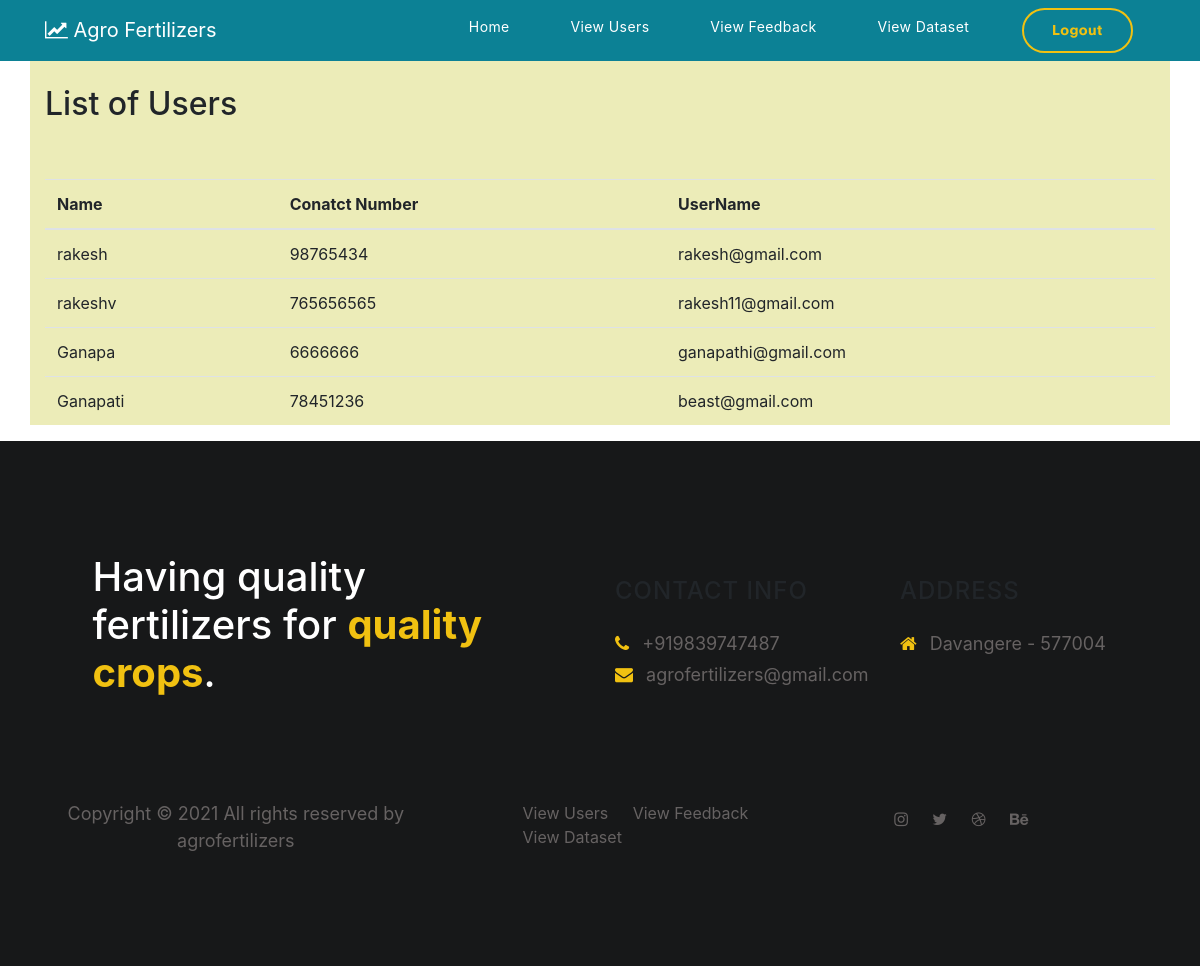
Page /viewusers on the committed database.
### tables this page shows
CREATE TABLE signup (uname varchar,uphone varchar,username varchar,upassword varchar);

### app.py (the view)
@app.route('/viewusers')
def viewusers():
    con=sql.connect("leaf.db")
    con.row_factory = sql.Row
    cur = con.cursor()
    cur.execute("select uname,uphone,username from signup")
    rows=cur.fetchall()
    print(rows)
    return render_template("adminviewusers.html",rows=rows)

### templates/adminviewusers.html
{% extends 'adminbase.html' %}
{% block content %}
<div class="container" style="background-color: rgb(236, 236, 184);">
  <br>
    <h2>List of Users</h2>
   <br>
   <br>
    <table class="table">
      <thead>
        <tr>
          <th> Name</th>
          <th>Conatct Number</th>
          <th>UserName</th>
        </tr>
      </thead>
      <tbody>
        {% for row in rows %}
        <tr>
          <td>{{row['uname']}}</td>
          <td>{{row['uphone']}}</td>
          <td>{{row['username']}}</td>
        </tr>
        {% endfor %}
      </tbody>
    </table>
  </div>
  {% endblock %}

### templates/adminbase.html (shortened to what this page needs)
<!DOCTYPE html>
<html lang="en">
<head>
     <link href="{{ url_for('static', filename='css/templatemo-digital-trend.css') }}" rel="stylesheet">
     <link href="{{ url_for('static', filename='css/bootstrap.min.css') }}" rel="stylesheet">
     <link href="{{ url_for('static', filename='css/font-awesome.min.css') }}" rel="stylesheet">
     <link href="{{ url_for('static', filename='css/aos.css') }}" rel="stylesheet">
     <link href="{{ url_for('static', filename='css/owl.carousel.min.css') }}" rel="stylesheet">
     <link href="{{ url_for('static', filename='css/owl.theme.default.min.css') }}" rel="stylesheet">
     <link href="{{ url_for('static', filename='css/main.css') }}" rel="stylesheet">
</head>
<body>
    <nav class="navbar navbar-expand-lg">
        <div class="container">
            <a class="navbar-brand" href="">
              <i class="fa fa-line-chart"></i>
          Agro Fertilizers
            </a>
            <div class="collapse navbar-collapse" id="navbarNav">
                <ul class="navbar-nav ml-auto">
                    <li class="nav-item">
                        <a href="{{ url_for('adminhome')}}" class="nav-link smoothScroll">Home</a>
                    </li>
                    <li class="nav-item">
                        <a href="{{ url_for('viewusers')}}" class="nav-link smoothScroll">View Users</a>
                    </li>
                    <li class="nav-item">
                      <a href="{{ url_for('adminviewfeedback')}}" class="nav-link">View Feedback</a>
                  </li>
                  <li class="nav-item">
                    <a href="{{ url_for('viewdataset')}}" class="nav-link">View Dataset</a>
                </li>
                    <li class="nav-item">
                      <a href="{{ url_for('adminlogout')}}" class="nav-link contact">Logout</a>
                  </li>
                </ul>
            </div>
        </div>
    </nav>
    <div>
        {% block content%}  {% endblock %}
    </div>
    <footer class="site-footer">
        <div class="container">
          <div class="row">
            <div class="col-lg-5 mx-lg-auto col-md-8 col-10">
              <h1 class="text-white" data-aos="fade-up" data-aos-delay="100">Having quality fertilizers for <strong>quality crops</strong>.</h1>
            </div>
            <div class="col-lg-3 col-md-6 col-12" data-aos="fade-up" data-aos-delay="200">
              <h4 class="my-4">Contact Info</h4>
              <p class="mb-1">
                <i class="fa fa-phone mr-2 footer-icon"></i>
                +919839747487
              </p>
              <p>
                <a href="#">
                  <i class="fa fa-envelope mr-2 footer-icon"></i>
                  agrofertilizers@gmail.com
                </a>
              </p>
            </div>
            <div class="col-lg-3 col-md-6 col-12" data-aos="fade-up" data-aos-delay="300">
              <h4 class="my-4">Address</h4>
              <p class="mb-1">
                <i class="fa fa-home mr-2 footer-icon"></i>
                Davangere - 577004
              </p>
            </div>
            <div class="col-lg-4 mx-lg-auto text-center col-md-8 col-12" data-aos="fade-up" data-aos-delay="400">
              <p class="copyright-text">Copyright &copy; 2021 All rights reserved by
              <br>
              <a rel="nofollow noopener" href="#">agrofertilizers</a></p>
            </div>
            <div class="col-lg-4 mx-lg-auto col-md-6 col-12" data-aos="fade-up" data-aos-delay="500">
              <ul class="footer-link">
                <li><a href="#">View Users</a></li>
                <li><a href="#">View Feedback</a></li>
                <li><a href="#">View Dataset</a></li>
              </ul>
            </div>
            <div class="col-lg-3 mx-lg-auto col-md-6 col-12" data-aos="fade-up" data-aos-delay="600">
              <ul class="social-icon">
                <li><a href="#" class="fa fa-instagram"></a></li>
                <li><a href="#" class="fa fa-twitter"></a></li>
                <li><a href="#" class="fa fa-dribbble"></a></li>
                <li><a href="#" class="fa fa-behance"></a></li>
              </ul>
            </div>
          </div>
        </div>
      </footer>
  </body>
  </html>

### static/css/templatemo-digital-trend.css (style rules this page uses)
:root { --primary-color: #057a8d; --secondary-color: #f1c111; --white-color: #ffffff; --dark-color: #171819; --project-bg: #f0f8ff; --menu-bg: #0c8195; --title-color: #15141a; --gray-color: #909090; --link-color: #404040; --p-color: #666262; --base-font-family: 'Plain-Light', sans-serif; --title-font-family: 'Plain-Regular', sans-serif; --font-bold-family: 'Plain-Bold', sans-serif; --font-weight-bold: bold; --h1-font-size: 42px; --h2-font-size: 32px; --h3-font-size: 24px; --p-font-size: 18px; --base-font-size: 16px; --menu-font-size: 14px; --border-radius-large: 100px; --border-radius-small: 5px; }
body { background: var(--white-color); font-family: var(--base-font-family); }
h1,h2,h3,h4,h5,h6 { font-family: var(--title-font-family); line-height: inherit; }
h1 { color: var(--title-color); font-size: var(--h1-font-size); }
h2 { font-size: var(--h2-font-size); font-weight: 100; }
h4 { color: var(--gray-color); font-family: var(--base-font-family); font-size: var(--p-font-size); letter-spacing: 1px; text-transform: uppercase; }
p { color: var(--p-color); font-size: var(--p-font-size); line-height: 1.5em; }
b, strong { letter-spacing: 0; color: var(--secondary-color); }
* { -webkit-box-sizing: border-box; -moz-box-sizing: border-box; box-sizing: border-box; }
*::before, *::after { -webkit-box-sizing: border-box; -moz-box-sizing: border-box; box-sizing: border-box; }
a { color: var(--link-color); font-weight: normal; text-decoration: none; }
.navbar { background: var(--menu-bg); z-index: 2; top: 0; right: 0; left: 0; padding: 1.5em; }
.navbar-brand { color: var(--white-color); font-size: var(--h2-font-size); }
.nav-link { color: var(--white-color); font-size: var(--menu-font-size); letter-spacing: 0.4px; margin: 0 1.6em; padding: 0.6em; }
.navbar-expand-lg .navbar-nav .nav-link { padding-right: 0; padding-left: 0; }
.navbar-expand-lg .navbar-nav .nav-link.contact { border: 2px solid var(--secondary-color); border-radius: var(--border-radius-large); color: var(--secondary-color); font-family: var(--font-bold-family); padding: 0.6em 2em 0.8em 2em; }
.site-footer { background: var(--dark-color); padding: 7em 0 6em 0; }
.site-footer a { color: var(--p-color); }
.site-footer a:hover, .footer-icon { color: var(--secondary-color); }
.footer-link li { display: inline-block; list-style: none; margin: 0 10px; }
.copyright-text, .footer-link, .site-footer .social-icon { margin-top: 6em; }
.copyright-text { margin-top: 5.3em; }
.social-icon { position: relative; padding: 0; margin: 4em 0 0 0; }
.social-icon li { display: inline-block; list-style: none; }
.social-icon li a { text-decoration: none; display: inline-block; font-size: var(--base-font-size); margin: 10px; text-align: center; }

### rows in the picture
signup: uname "rakesh", uphone "98765434", username "rakesh@gmail.com"
signup: uname "rakeshv", uphone "765656565", username "rakesh11@gmail.com"
signup: uname "Ganapa", uphone "6666666", username "ganapathi@gmail.com"
signup: uname "Ganapati", uphone "78451236", username "beast@gmail.com"
